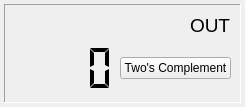
<?xml version="1.0" encoding="UTF-8"?>
<ui version="4.0">
 <class>Form</class>
 <widget class="QWidget" name="Form">
  <property name="geometry">
   <rect>
    <x>0</x>
    <y>0</y>
    <width>198</width>
    <height>92</height>
   </rect>
  </property>
  <property name="toolTip">
   <string>Output Register</string>
  </property>
  <layout class="QVBoxLayout" name="verticalLayout">
   <property name="leftMargin">
    <number>4</number>
   </property>
   <property name="topMargin">
    <number>4</number>
   </property>
   <property name="rightMargin">
    <number>4</number>
   </property>
   <property name="bottomMargin">
    <number>4</number>
   </property>
   <item>
    <widget class="QFrame" name="frame">
     <property name="frameShape">
      <enum>QFrame::Panel</enum>
     </property>
     <property name="frameShadow">
      <enum>QFrame::Sunken</enum>
     </property>
     <layout class="QVBoxLayout" name="verticalLayout_2">
      <item alignment="Qt::AlignRight">
       <widget class="QLabel" name="_label">
        <property name="font">
         <font>
          <pointsize>14</pointsize>
         </font>
        </property>
        <property name="text">
         <string>OUT</string>
        </property>
        <property name="alignment">
         <set>Qt::AlignLeading|Qt::AlignLeft|Qt::AlignTop</set>
        </property>
       </widget>
      </item>
      <item>
       <layout class="QHBoxLayout" name="horizontalLayout">
        <item alignment="Qt::AlignHCenter">
         <widget class="QLCDNumber" name="_lcd">
          <property name="sizePolicy">
           <sizepolicy hsizetype="Expanding" vsizetype="Fixed">
            <horstretch>0</horstretch>
            <verstretch>0</verstretch>
           </sizepolicy>
          </property>
          <property name="minimumSize">
           <size>
            <width>100</width>
            <height>50</height>
           </size>
          </property>
          <property name="frameShape">
           <enum>QFrame::NoFrame</enum>
          </property>
          <property name="digitCount">
           <number>4</number>
          </property>
          <property name="segmentStyle">
           <enum>QLCDNumber::Flat</enum>
          </property>
         </widget>
        </item>
        <item alignment="Qt::AlignHCenter">
         <widget class="QPushButton" name="_buttonComp">
          <property name="text">
           <string>Two's Complement</string>
          </property>
          <property name="checkable">
           <bool>true</bool>
          </property>
         </widget>
        </item>
       </layout>
      </item>
     </layout>
    </widget>
   </item>
  </layout>
 </widget>
 <resources/>
 <connections/>
</ui>
